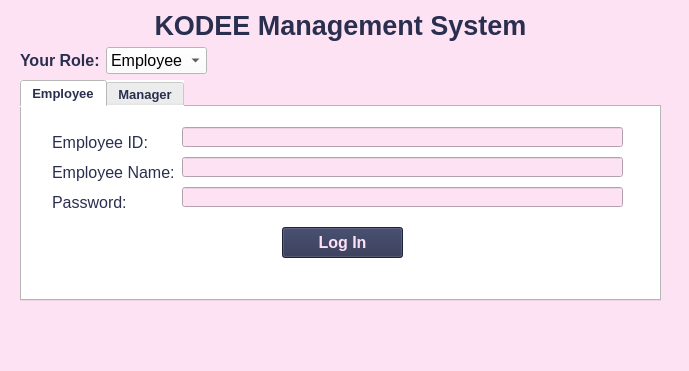
<?xml version="1.0" encoding="UTF-8"?>
<ui version="4.0">
 <class>MainWindow</class>
 <widget class="QMainWindow" name="MainWindow">
  <property name="geometry">
   <rect>
    <x>0</x>
    <y>0</y>
    <width>689</width>
    <height>371</height>
   </rect>
  </property>
  <property name="windowTitle">
   <string>MainWindow</string>
  </property>
  <property name="styleSheet">
   <string notr="true">background-color: rgb(253, 226, 243);</string>
  </property>
  <widget class="QWidget" name="centralwidget">
   <widget class="QWidget" name="verticalLayoutWidget">
    <property name="geometry">
     <rect>
      <x>20</x>
      <y>10</y>
      <width>641</width>
      <height>291</height>
     </rect>
    </property>
    <layout class="QVBoxLayout" name="verticalLayout">
     <item>
      <widget class="QLabel" name="label">
       <property name="styleSheet">
        <string notr="true">color: rgb(42, 47, 79);</string>
       </property>
       <property name="text">
        <string>&lt;html&gt;&lt;head/&gt;&lt;body&gt;&lt;p align=&quot;center&quot;&gt;&lt;span style=&quot; font-size:20pt; font-weight:600;&quot;&gt;KODEE Management System&lt;/span&gt;&lt;/p&gt;&lt;/body&gt;&lt;/html&gt;</string>
       </property>
      </widget>
     </item>
     <item>
      <layout class="QHBoxLayout" name="horizontalLayout">
       <item>
        <widget class="QLabel" name="label_2">
         <property name="text">
          <string>&lt;html&gt;&lt;head/&gt;&lt;body&gt;&lt;p&gt;&lt;span style=&quot; font-size:12pt; font-weight:600; color:#2a2f4f;&quot;&gt;Your Role:&lt;/span&gt;&lt;/p&gt;&lt;/body&gt;&lt;/html&gt;</string>
         </property>
        </widget>
       </item>
       <item>
        <widget class="QComboBox" name="comboBox">
         <property name="minimumSize">
          <size>
           <width>100</width>
           <height>0</height>
          </size>
         </property>
         <property name="font">
          <font>
           <family>Arial</family>
           <pointsize>12</pointsize>
          </font>
         </property>
         <property name="styleSheet">
          <string notr="true">background-color: rgb(255, 255, 255);</string>
         </property>
         <item>
          <property name="text">
           <string>Employee</string>
          </property>
         </item>
         <item>
          <property name="text">
           <string>Manager</string>
          </property>
         </item>
        </widget>
       </item>
       <item>
        <spacer name="horizontalSpacer">
         <property name="orientation">
          <enum>Qt::Horizontal</enum>
         </property>
         <property name="sizeHint" stdset="0">
          <size>
           <width>40</width>
           <height>20</height>
          </size>
         </property>
        </spacer>
       </item>
      </layout>
     </item>
     <item>
      <widget class="QTabWidget" name="tabWidget">
       <property name="font">
        <font>
         <family>Arial</family>
         <pointsize>10</pointsize>
         <weight>75</weight>
         <bold>true</bold>
        </font>
       </property>
       <property name="styleSheet">
        <string notr="true">color: rgb(42, 47, 79);
background-color: rgb(255, 255, 255);</string>
       </property>
       <property name="currentIndex">
        <number>0</number>
       </property>
       <widget class="QWidget" name="tab_Employee">
        <attribute name="title">
         <string>Employee</string>
        </attribute>
        <widget class="QLabel" name="label_3">
         <property name="geometry">
          <rect>
           <x>30</x>
           <y>20</y>
           <width>111</width>
           <height>31</height>
          </rect>
         </property>
         <property name="font">
          <font>
           <family>Arial</family>
           <pointsize>12</pointsize>
          </font>
         </property>
         <property name="styleSheet">
          <string notr="true">color: rgb(42, 47, 79);</string>
         </property>
         <property name="text">
          <string>Employee ID:</string>
         </property>
        </widget>
        <widget class="QLabel" name="label_4">
         <property name="geometry">
          <rect>
           <x>30</x>
           <y>50</y>
           <width>151</width>
           <height>31</height>
          </rect>
         </property>
         <property name="font">
          <font>
           <family>Arial</family>
           <pointsize>12</pointsize>
          </font>
         </property>
         <property name="styleSheet">
          <string notr="true">color: rgb(42, 47, 79);</string>
         </property>
         <property name="text">
          <string>Employee Name:</string>
         </property>
        </widget>
        <widget class="QLabel" name="label_5">
         <property name="geometry">
          <rect>
           <x>30</x>
           <y>80</y>
           <width>151</width>
           <height>31</height>
          </rect>
         </property>
         <property name="font">
          <font>
           <family>Arial</family>
           <pointsize>12</pointsize>
          </font>
         </property>
         <property name="styleSheet">
          <string notr="true">color: rgb(42, 47, 79);</string>
         </property>
         <property name="text">
          <string>Password:</string>
         </property>
        </widget>
        <widget class="QPushButton" name="pushButton_EMLogIn">
         <property name="geometry">
          <rect>
           <x>260</x>
           <y>120</y>
           <width>121</width>
           <height>31</height>
          </rect>
         </property>
         <property name="font">
          <font>
           <family>Arial</family>
           <pointsize>12</pointsize>
           <weight>75</weight>
           <bold>true</bold>
          </font>
         </property>
         <property name="styleSheet">
          <string notr="true">color: rgb(253, 226, 243);
background-color: rgb(42, 47, 79);</string>
         </property>
         <property name="text">
          <string>Log In</string>
         </property>
        </widget>
        <widget class="QLineEdit" name="lineEdit_EmployeeID">
         <property name="geometry">
          <rect>
           <x>160</x>
           <y>20</y>
           <width>441</width>
           <height>20</height>
          </rect>
         </property>
         <property name="styleSheet">
          <string notr="true">background-color: rgb(253, 226, 243);
color: rgb(42, 47, 79);</string>
         </property>
        </widget>
        <widget class="QLineEdit" name="lineEdit_EmployeeName">
         <property name="geometry">
          <rect>
           <x>160</x>
           <y>50</y>
           <width>441</width>
           <height>20</height>
          </rect>
         </property>
         <property name="styleSheet">
          <string notr="true">background-color: rgb(253, 226, 243);
color: rgb(42, 47, 79);</string>
         </property>
        </widget>
        <widget class="QLineEdit" name="lineEdit_EMPassword">
         <property name="geometry">
          <rect>
           <x>160</x>
           <y>80</y>
           <width>441</width>
           <height>20</height>
          </rect>
         </property>
         <property name="styleSheet">
          <string notr="true">color: rgb(42, 47, 79);
background-color: rgb(253, 226, 243);</string>
         </property>
        </widget>
       </widget>
       <widget class="QWidget" name="tab_Manager">
        <attribute name="title">
         <string>Manager</string>
        </attribute>
        <widget class="QLabel" name="label_6">
         <property name="geometry">
          <rect>
           <x>30</x>
           <y>20</y>
           <width>111</width>
           <height>31</height>
          </rect>
         </property>
         <property name="font">
          <font>
           <family>Arial</family>
           <pointsize>12</pointsize>
          </font>
         </property>
         <property name="styleSheet">
          <string notr="true">color: rgb(42, 47, 79);</string>
         </property>
         <property name="text">
          <string>Manager ID:</string>
         </property>
        </widget>
        <widget class="QLabel" name="label_7">
         <property name="geometry">
          <rect>
           <x>30</x>
           <y>50</y>
           <width>111</width>
           <height>31</height>
          </rect>
         </property>
         <property name="font">
          <font>
           <family>Arial</family>
           <pointsize>12</pointsize>
          </font>
         </property>
         <property name="styleSheet">
          <string notr="true">color: rgb(42, 47, 79);</string>
         </property>
         <property name="text">
          <string>Manager Name:</string>
         </property>
        </widget>
        <widget class="QLabel" name="label_13">
         <property name="geometry">
          <rect>
           <x>30</x>
           <y>80</y>
           <width>111</width>
           <height>31</height>
          </rect>
         </property>
         <property name="font">
          <font>
           <family>Arial</family>
           <pointsize>12</pointsize>
          </font>
         </property>
         <property name="styleSheet">
          <string notr="true">color: rgb(42, 47, 79);</string>
         </property>
         <property name="text">
          <string>Password:</string>
         </property>
        </widget>
        <widget class="QLineEdit" name="lineEdit_ManagerID">
         <property name="geometry">
          <rect>
           <x>160</x>
           <y>20</y>
           <width>431</width>
           <height>20</height>
          </rect>
         </property>
         <property name="styleSheet">
          <string notr="true">background-color: rgb(253, 226, 243);
color: rgb(42, 47, 79);</string>
         </property>
        </widget>
        <widget class="QLineEdit" name="lineEdit_ManagerName">
         <property name="geometry">
          <rect>
           <x>160</x>
           <y>50</y>
           <width>431</width>
           <height>20</height>
          </rect>
         </property>
         <property name="styleSheet">
          <string notr="true">background-color: rgb(253, 226, 243);
color: rgb(42, 47, 79);</string>
         </property>
        </widget>
        <widget class="QLineEdit" name="lineEdit_MNPassword">
         <property name="geometry">
          <rect>
           <x>160</x>
           <y>80</y>
           <width>431</width>
           <height>20</height>
          </rect>
         </property>
         <property name="styleSheet">
          <string notr="true">background-color: rgb(253, 226, 243);
color: rgb(42, 47, 79);</string>
         </property>
        </widget>
        <widget class="QPushButton" name="pushButton_MNLogIn">
         <property name="geometry">
          <rect>
           <x>250</x>
           <y>120</y>
           <width>121</width>
           <height>31</height>
          </rect>
         </property>
         <property name="font">
          <font>
           <family>Arial</family>
           <pointsize>12</pointsize>
           <weight>75</weight>
           <bold>true</bold>
          </font>
         </property>
         <property name="styleSheet">
          <string notr="true">color: rgb(253, 226, 243);
background-color: rgb(42, 47, 79);</string>
         </property>
         <property name="text">
          <string>Log In</string>
         </property>
        </widget>
       </widget>
      </widget>
     </item>
    </layout>
   </widget>
  </widget>
  <widget class="QMenuBar" name="menubar">
   <property name="geometry">
    <rect>
     <x>0</x>
     <y>0</y>
     <width>689</width>
     <height>26</height>
    </rect>
   </property>
  </widget>
  <widget class="QStatusBar" name="statusbar"/>
 </widget>
 <resources/>
 <connections/>
</ui>
